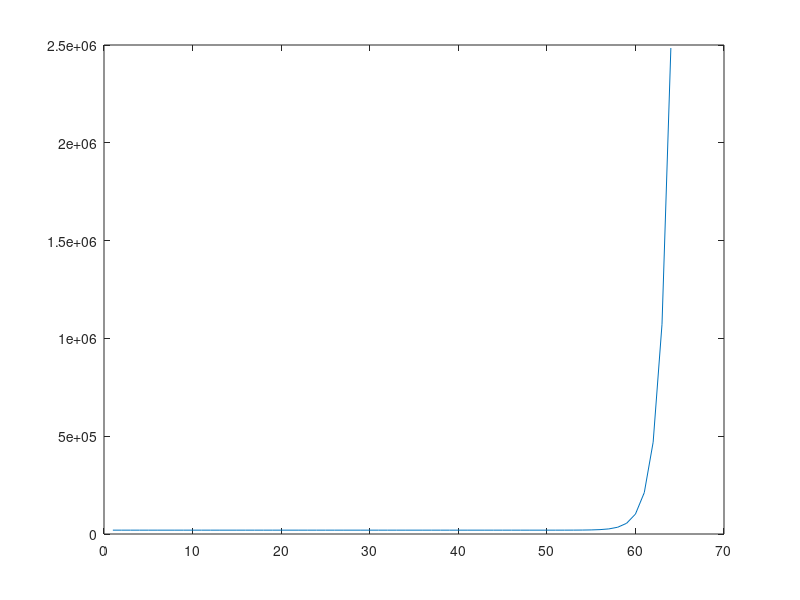

Write MATLAB code to recreate this figure.
x = 1:64;
params = [ 1.93776595e-08,1.33297850e+00,2.96030296e+00,-7.64634615e+01,1.96906848e+04];
a = params(1);
b = params(2);
c = params(3);
d = params(4);
e = params(5);
f = @(xs) a*(b.^(c.*xs + d)) + e;
y = f(x);
plot(x,y)